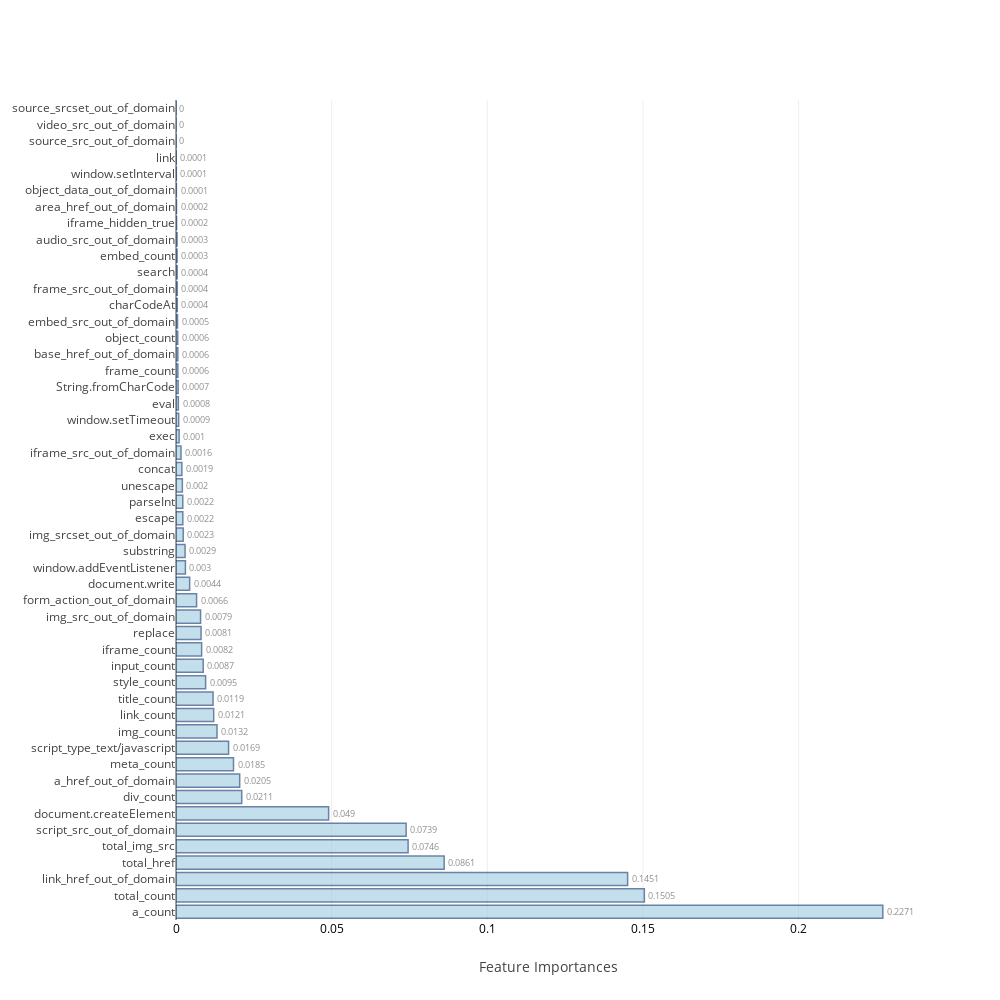
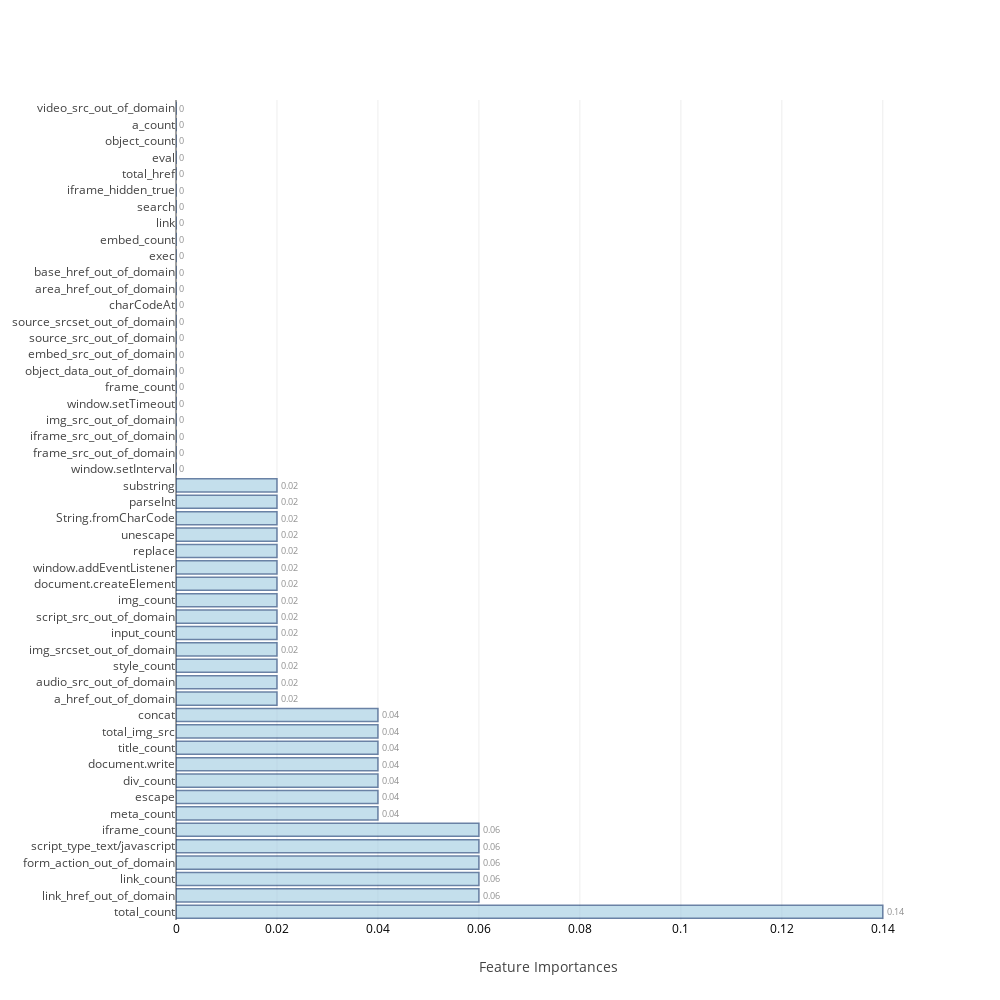

Write notebook code for charts like these, in order.
### Code cell
## Table to store training and test measures so we can compare later
table_80_80_train=pd.DataFrame(columns=['accuracy','TP','TN','FP','FN','FPR','FNR'])
table_80_80_test=pd.DataFrame(columns=['accuracy','TP','TN','FP','FN','FPR','FNR','auc','mcc'])

feat_imp=[None]*4
j=0
for i in range(0,8):
    if i>=2 and i<=5:
        model,cm_train,cm_test,acc_train,acc_test,roc_auc,feat_imp[j],mcc=f[i](X_train,Y_train,scaled_X_test,test_Y,columns)
        j=j+1
    else:
        model,cm_train,cm_test,acc_train,acc_test,roc_auc,mcc=f[i](X_train,Y_train,scaled_X_test,test_Y)
    table_80_80_train.loc[i]=   ([acc_train,cm_train.TP,cm_train.TN,cm_train.FP,cm_train.FN,cm_train.FPR,cm_train.FNR])
    table_80_80_test.loc[i] =   ([acc_test ,cm_test.TP, cm_test.TN, cm_test.FP, cm_test.FN, cm_test.FPR, cm_test.FNR,roc_auc,mcc])
    print("\n")

### Figure 1 — Plotly figure (JSON) as saved in the notebook; plotly's stock layout.template omitted (floating-point values rounded to 4 significant figures)
{"data": [{"marker": {"color": "rgb(158,202,225)", "line": {"color": "rgb(8,48,107)", "width": 1.5}}, "opacity": 0.6, "orientation": "h", "text": [0.2271, 0.1505, 0.1451, 0.0861, 0.0746, 0.0739, 0.049, 0.0211, 0.0205, 0.0185, 0.0169, 0.0132, 0.0121, 0.0119, 0.0095, 0.0087, 0.0082, 0.0081, 0.0079, 0.0066, 0.0044, 0.003, 0.0029, 0.0023, 0.0022, 0.0022, 0.002, 0.0019, 0.0016, 0.001, 0.0009, 0.0008, 0.0007, 0.0006, 0.0006, 0.0006, 0.0005, 0.0004, 0.0004, 0.0004, 0.0003, 0.0003, 0.0002, 0.0002, 0.0001, 0.0001, 0.0001, 0, 0, 0], "textposition": "outside", "type": "bar", "uid": "8f4f5da0-8484-4871-abaa-510f997807ef", "x": [0.2271, 0.1505, 0.1451, 0.08615, 0.07456, 0.07393, 0.04903, 0.02111, 0.02046, 0.01847, 0.01689, 0.01316, 0.01211, 0.0119, 0.009514, 0.008741, 0.008238, 0.008052, 0.007892, 0.006607, 0.004387, 0.003024, 0.002911, 0.002313, 0.002191, 0.002174, 0.002041, 0.001886, 0.001603, 0.001004, 0.0008562, 0.0007517, 0.0006849, 0.000594, 0.0005772, 0.0005538, 0.0004882, 0.0004115, 0.0003911, 0.0003739, 0.0003415, 0.0003343, 0.0001851, 0.0001616, 0.0001193, 0.0001019, 7.702e-05, 2.265e-05, 8.216e-06, 6.326e-06], "y": ["a_count", "total_count", "link_href_out_of_domain", "total_href", "total_img_src", "script_src_out_of_domain", "document.createElement", "div_count", "a_href_out_of_domain", "meta_count", "script_type_text/javascript", "img_count", "link_count", "title_count", "style_count", "input_count", "iframe_count", "replace", "img_src_out_of_domain", "form_action_out_of_domain", "document.write", "window.addEventListener", "substring", "img_srcset_out_of_domain", "escape", "parseInt", "unescape", "concat", "iframe_src_out_of_domain", "exec", "window.setTimeout", "eval", "String.fromCharCode", "frame_count", "base_href_out_of_domain", "object_count", "embed_src_out_of_domain", "charCodeAt", "frame_src_out_of_domain", "search", "embed_count", "audio_src_out_of_domain", "iframe_hidden_true", "area_href_out_of_domain", "object_data_out_of_domain", "window.setInterval", "link", "source_src_out_of_domain", "video_src_out_of_domain", "source_srcset_out_of_domain"]}], "layout": {"autosize": false, "height": 1000, "width": 1000, "xaxis": {"tickfont": {"color": "black", "size": 12}, "title": "Feature Importances"}, "yaxis": {"automargin": true}}}

### Figure 2 — Plotly figure (JSON) as saved in the notebook; plotly's stock layout.template omitted (floating-point values rounded to 4 significant figures)
{"data": [{"marker": {"color": "rgb(158,202,225)", "line": {"color": "rgb(8,48,107)", "width": 1.5}}, "opacity": 0.6, "orientation": "h", "text": [0.14, 0.06, 0.06, 0.06, 0.06, 0.06, 0.04, 0.04, 0.04, 0.04, 0.04, 0.04, 0.04, 0.02, 0.02, 0.02, 0.02, 0.02, 0.02, 0.02, 0.02, 0.02, 0.02, 0.02, 0.02, 0.02, 0.02, 0, 0, 0, 0, 0, 0, 0, 0, 0, 0, 0, 0, 0, 0, 0, 0, 0, 0, 0, 0, 0, 0, 0], "textposition": "outside", "type": "bar", "uid": "211b7a93-aad4-419c-89d4-5a9feffc8c0a", "x": [0.14, 0.06, 0.06, 0.06, 0.06, 0.06, 0.04, 0.04, 0.04, 0.04, 0.04, 0.04, 0.04, 0.02, 0.02, 0.02, 0.02, 0.02, 0.02, 0.02, 0.02, 0.02, 0.02, 0.02, 0.02, 0.02, 0.02, 0, 0, 0, 0, 0, 0, 0, 0, 0, 0, 0, 0, 0, 0, 0, 0, 0, 0, 0, 0, 0, 0, 0], "y": ["total_count", "link_href_out_of_domain", "link_count", "form_action_out_of_domain", "script_type_text/javascript", "iframe_count", "meta_count", "escape", "div_count", "document.write", "title_count", "total_img_src", "concat", "a_href_out_of_domain", "audio_src_out_of_domain", "style_count", "img_srcset_out_of_domain", "input_count", "script_src_out_of_domain", "img_count", "document.createElement", "window.addEventListener", "replace", "unescape", "String.fromCharCode", "parseInt", "substring", "window.setInterval", "frame_src_out_of_domain", "iframe_src_out_of_domain", "img_src_out_of_domain", "window.setTimeout", "frame_count", "object_data_out_of_domain", "embed_src_out_of_domain", "source_src_out_of_domain", "source_srcset_out_of_domain", "charCodeAt", "area_href_out_of_domain", "base_href_out_of_domain", "exec", "embed_count", "link", "search", "iframe_hidden_true", "total_href", "eval", "object_count", "a_count", "video_src_out_of_domain"]}], "layout": {"autosize": false, "height": 1000, "width": 1000, "xaxis": {"tickfont": {"color": "black", "size": 12}, "title": "Feature Importances"}, "yaxis": {"automargin": true}}}
